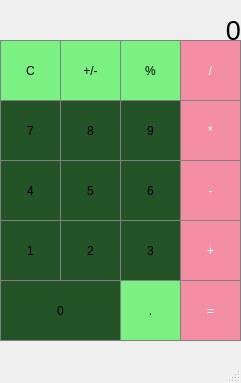
<?xml version="1.0" encoding="UTF-8"?>
<ui version="4.0">
 <class>MainWindow</class>
 <widget class="QMainWindow" name="MainWindow">
  <property name="geometry">
   <rect>
    <x>0</x>
    <y>0</y>
    <width>241</width>
    <height>383</height>
   </rect>
  </property>
  <property name="windowTitle">
   <string>MainWindow</string>
  </property>
  <widget class="QWidget" name="centralwidget">
   <widget class="QLabel" name="label">
    <property name="geometry">
     <rect>
      <x>0</x>
      <y>0</y>
      <width>241</width>
      <height>60</height>
     </rect>
    </property>
    <property name="font">
     <font>
      <pointsize>20</pointsize>
     </font>
    </property>
    <property name="autoFillBackground">
     <bool>false</bool>
    </property>
    <property name="styleSheet">
     <string notr="true">QPushButton {
  background-color: rgb(0, 0, 100);
  border: 1px solid gray;
}
QPushButton:pressed {
    background-color: qlineargradient(x1: 0, y1: 0, x2: 0, y2: 1,
                                      stop: 0 #BEBEBE, stop: 1 #D7D7D7);
}</string>
    </property>
    <property name="text">
     <string>0</string>
    </property>
    <property name="alignment">
     <set>Qt::AlignRight|Qt::AlignTrailing|Qt::AlignVCenter</set>
    </property>
   </widget>
   <widget class="QPushButton" name="pushButton_Clear">
    <property name="geometry">
     <rect>
      <x>0</x>
      <y>40</y>
      <width>61</width>
      <height>61</height>
     </rect>
    </property>
    <property name="styleSheet">
     <string notr="true">QPushButton {
  background-color: rgb(123,241,131);
  border: 1px solid gray;
}
QPushButton:pressed {
    background-color: qlineargradient(x1: 0, y1: 0, x2: 0, y2: 1,
                                      stop: 0 #BEBEBE, stop: 1 #D7D7D7);
}</string>
    </property>
    <property name="text">
     <string>C</string>
    </property>
   </widget>
   <widget class="QPushButton" name="pushButton_PlusMinus">
    <property name="geometry">
     <rect>
      <x>60</x>
      <y>40</y>
      <width>61</width>
      <height>61</height>
     </rect>
    </property>
    <property name="styleSheet">
     <string notr="true">QPushButton {
  background-color: rgb(123,241,131);
  border: 1px solid gray;
}
QPushButton:pressed {
    background-color: qlineargradient(x1: 0, y1: 0, x2: 0, y2: 1,
                                      stop: 0 #BEBEBE, stop: 1 #D7D7D7);
}</string>
    </property>
    <property name="text">
     <string>+/-</string>
    </property>
   </widget>
   <widget class="QPushButton" name="pushButton_Percent">
    <property name="geometry">
     <rect>
      <x>120</x>
      <y>40</y>
      <width>61</width>
      <height>61</height>
     </rect>
    </property>
    <property name="styleSheet">
     <string notr="true">QPushButton {
  background-color: rgb(123,241,131);
  border: 1px solid gray;
}
QPushButton:pressed {
    background-color: qlineargradient(x1: 0, y1: 0, x2: 0, y2: 1,
                                      stop: 0 #BEBEBE, stop: 1 #D7D7D7);
}</string>
    </property>
    <property name="text">
     <string>%</string>
    </property>
   </widget>
   <widget class="QPushButton" name="pushButton_divide">
    <property name="geometry">
     <rect>
      <x>180</x>
      <y>40</y>
      <width>61</width>
      <height>61</height>
     </rect>
    </property>
    <property name="styleSheet">
     <string notr="true">/* (Orange buttons) Operations Buttons Stylesheet */
QPushButton {
  background-color: rgb(244, 142, 164);
  color: white; 
  border: 1px solid gray;
}

QPushButton:pressed {
    background-color: qlineargradient(x1: 0, y1: 0, x2: 0, y2: 1,
                                      stop: 0 #FF7832, stop: 1 #FF9739);
}</string>
    </property>
    <property name="text">
     <string>/</string>
    </property>
   </widget>
   <widget class="QPushButton" name="pushButton_9">
    <property name="geometry">
     <rect>
      <x>120</x>
      <y>100</y>
      <width>61</width>
      <height>61</height>
     </rect>
    </property>
    <property name="styleSheet">
     <string notr="true">QPushButton {
   border: 1px solid gray;
background-color: rgb(35, 83, 39);
}
QPushButton:pressed {
    background-color: qlineargradient(x1: 0, y1: 0, x2: 0, y2: 1,
                                      stop: 0 #dadbde, stop: 1 #f6f7fa);
}
</string>
    </property>
    <property name="text">
     <string>9</string>
    </property>
   </widget>
   <widget class="QPushButton" name="pushButton_multiply">
    <property name="geometry">
     <rect>
      <x>180</x>
      <y>100</y>
      <width>61</width>
      <height>61</height>
     </rect>
    </property>
    <property name="styleSheet">
     <string notr="true">/* (Orange buttons) Operations Buttons Stylesheet */
QPushButton {
  background-color: rgb(244, 142, 164);
  color: white; 
  border: 1px solid gray;
}

QPushButton:pressed {
    background-color: qlineargradient(x1: 0, y1: 0, x2: 0, y2: 1,
                                      stop: 0 #FF7832, stop: 1 #FF9739);
}</string>
    </property>
    <property name="text">
     <string>*</string>
    </property>
   </widget>
   <widget class="QPushButton" name="pushButton_8">
    <property name="geometry">
     <rect>
      <x>60</x>
      <y>100</y>
      <width>61</width>
      <height>61</height>
     </rect>
    </property>
    <property name="styleSheet">
     <string notr="true">QPushButton {
   border: 1px solid gray;
background-color: rgb(35, 83, 39);
}
QPushButton:pressed {
    background-color: qlineargradient(x1: 0, y1: 0, x2: 0, y2: 1,
                                      stop: 0 #dadbde, stop: 1 #f6f7fa);
}
</string>
    </property>
    <property name="text">
     <string>8</string>
    </property>
   </widget>
   <widget class="QPushButton" name="pushButton_7">
    <property name="geometry">
     <rect>
      <x>0</x>
      <y>100</y>
      <width>61</width>
      <height>61</height>
     </rect>
    </property>
    <property name="styleSheet">
     <string notr="true">QPushButton {
   border: 1px solid gray;
background-color: rgb(35, 83, 39);
}
QPushButton:pressed {
    background-color: qlineargradient(x1: 0, y1: 0, x2: 0, y2: 1,
                                      stop: 0 #dadbde, stop: 1 #f6f7fa);
}
</string>
    </property>
    <property name="text">
     <string>7</string>
    </property>
   </widget>
   <widget class="QPushButton" name="pushButton_6">
    <property name="geometry">
     <rect>
      <x>120</x>
      <y>160</y>
      <width>61</width>
      <height>61</height>
     </rect>
    </property>
    <property name="styleSheet">
     <string notr="true">QPushButton {
   border: 1px solid gray;
background-color: rgb(35, 83, 39);
}
QPushButton:pressed {
    background-color: qlineargradient(x1: 0, y1: 0, x2: 0, y2: 1,
                                      stop: 0 #dadbde, stop: 1 #f6f7fa);
}
</string>
    </property>
    <property name="text">
     <string>6</string>
    </property>
   </widget>
   <widget class="QPushButton" name="pushButton_subtract">
    <property name="geometry">
     <rect>
      <x>180</x>
      <y>160</y>
      <width>61</width>
      <height>61</height>
     </rect>
    </property>
    <property name="styleSheet">
     <string notr="true">/* (Orange buttons) Operations Buttons Stylesheet */
QPushButton {
  background-color: rgb(244, 142, 164);
  color: white; 
  border: 1px solid gray;
}

QPushButton:pressed {
    background-color: qlineargradient(x1: 0, y1: 0, x2: 0, y2: 1,
                                      stop: 0 #FF7832, stop: 1 #FF9739);
}</string>
    </property>
    <property name="text">
     <string>-</string>
    </property>
   </widget>
   <widget class="QPushButton" name="pushButton_5">
    <property name="geometry">
     <rect>
      <x>60</x>
      <y>160</y>
      <width>61</width>
      <height>61</height>
     </rect>
    </property>
    <property name="styleSheet">
     <string notr="true">QPushButton {
   border: 1px solid gray;
background-color: rgb(35, 83, 39);
}
QPushButton:pressed {
    background-color: qlineargradient(x1: 0, y1: 0, x2: 0, y2: 1,
                                      stop: 0 #dadbde, stop: 1 #f6f7fa);
}
</string>
    </property>
    <property name="text">
     <string>5</string>
    </property>
   </widget>
   <widget class="QPushButton" name="pushButton_4">
    <property name="geometry">
     <rect>
      <x>0</x>
      <y>160</y>
      <width>61</width>
      <height>61</height>
     </rect>
    </property>
    <property name="styleSheet">
     <string notr="true">QPushButton {
   border: 1px solid gray;
background-color: rgb(35, 83, 39);
}
QPushButton:pressed {
    background-color: qlineargradient(x1: 0, y1: 0, x2: 0, y2: 1,
                                      stop: 0 #dadbde, stop: 1 #f6f7fa);
}
</string>
    </property>
    <property name="text">
     <string>4</string>
    </property>
   </widget>
   <widget class="QPushButton" name="pushButton_3">
    <property name="geometry">
     <rect>
      <x>120</x>
      <y>220</y>
      <width>61</width>
      <height>61</height>
     </rect>
    </property>
    <property name="styleSheet">
     <string notr="true">QPushButton {
   border: 1px solid gray;
background-color: rgb(35, 83, 39);
}
QPushButton:pressed {
    background-color: qlineargradient(x1: 0, y1: 0, x2: 0, y2: 1,
                                      stop: 0 #dadbde, stop: 1 #f6f7fa);
}
</string>
    </property>
    <property name="text">
     <string>3</string>
    </property>
   </widget>
   <widget class="QPushButton" name="pushButton_addition">
    <property name="geometry">
     <rect>
      <x>180</x>
      <y>220</y>
      <width>61</width>
      <height>61</height>
     </rect>
    </property>
    <property name="styleSheet">
     <string notr="true">/* (Orange buttons) Operations Buttons Stylesheet */
QPushButton {
  background-color: rgb(244, 142, 164);
  color: white; 
  border: 1px solid gray;
}

QPushButton:pressed {
    background-color: qlineargradient(x1: 0, y1: 0, x2: 0, y2: 1,
                                      stop: 0 #FF7832, stop: 1 #FF9739);
}</string>
    </property>
    <property name="text">
     <string>+</string>
    </property>
   </widget>
   <widget class="QPushButton" name="pushButton_2">
    <property name="geometry">
     <rect>
      <x>60</x>
      <y>220</y>
      <width>61</width>
      <height>61</height>
     </rect>
    </property>
    <property name="styleSheet">
     <string notr="true">QPushButton {
   border: 1px solid gray;
background-color: rgb(35, 83, 39);
}
QPushButton:pressed {
    background-color: qlineargradient(x1: 0, y1: 0, x2: 0, y2: 1,
                                      stop: 0 #dadbde, stop: 1 #f6f7fa);
}
</string>
    </property>
    <property name="text">
     <string>2</string>
    </property>
   </widget>
   <widget class="QPushButton" name="pushButton_1">
    <property name="geometry">
     <rect>
      <x>0</x>
      <y>220</y>
      <width>61</width>
      <height>61</height>
     </rect>
    </property>
    <property name="styleSheet">
     <string notr="true">QPushButton {
   border: 1px solid gray;
background-color: rgb(35, 83, 39);
}
QPushButton:pressed {
    background-color: qlineargradient(x1: 0, y1: 0, x2: 0, y2: 1,
                                      stop: 0 #dadbde, stop: 1 #f6f7fa);
}
</string>
    </property>
    <property name="text">
     <string>1</string>
    </property>
   </widget>
   <widget class="QPushButton" name="pushButton_Decimal">
    <property name="geometry">
     <rect>
      <x>120</x>
      <y>280</y>
      <width>61</width>
      <height>61</height>
     </rect>
    </property>
    <property name="styleSheet">
     <string notr="true">QPushButton {
  background-color: rgb(123,241,131);
  border: 1px solid gray;
}
QPushButton:pressed {
    background-color: qlineargradient(x1: 0, y1: 0, x2: 0, y2: 1,
                                      stop: 0 #BEBEBE, stop: 1 #D7D7D7);
}</string>
    </property>
    <property name="text">
     <string>.</string>
    </property>
   </widget>
   <widget class="QPushButton" name="pushButton_Equal">
    <property name="geometry">
     <rect>
      <x>180</x>
      <y>280</y>
      <width>61</width>
      <height>61</height>
     </rect>
    </property>
    <property name="styleSheet">
     <string notr="true">/* (Orange buttons) Operations Buttons Stylesheet */
QPushButton {
  background-color: rgb(244, 142, 164);
  color: white; 
  border: 1px solid gray;
}

QPushButton:pressed {
    background-color: qlineargradient(x1: 0, y1: 0, x2: 0, y2: 1,
                                      stop: 0 #FF7832, stop: 1 #FF9739);
}</string>
    </property>
    <property name="text">
     <string>=</string>
    </property>
   </widget>
   <widget class="QPushButton" name="pushButton_0">
    <property name="geometry">
     <rect>
      <x>0</x>
      <y>280</y>
      <width>121</width>
      <height>61</height>
     </rect>
    </property>
    <property name="styleSheet">
     <string notr="true">QPushButton {
   border: 1px solid gray;
background-color: rgb(35, 83, 39);
}
QPushButton:pressed {
    background-color: qlineargradient(x1: 0, y1: 0, x2: 0, y2: 1,
                                      stop: 0 #dadbde, stop: 1 #f6f7fa);
}
</string>
    </property>
    <property name="text">
     <string>0</string>
    </property>
   </widget>
  </widget>
  <widget class="QMenuBar" name="menubar">
   <property name="geometry">
    <rect>
     <x>0</x>
     <y>0</y>
     <width>241</width>
     <height>21</height>
    </rect>
   </property>
  </widget>
  <widget class="QStatusBar" name="statusbar"/>
 </widget>
 <resources/>
 <connections/>
</ui>
